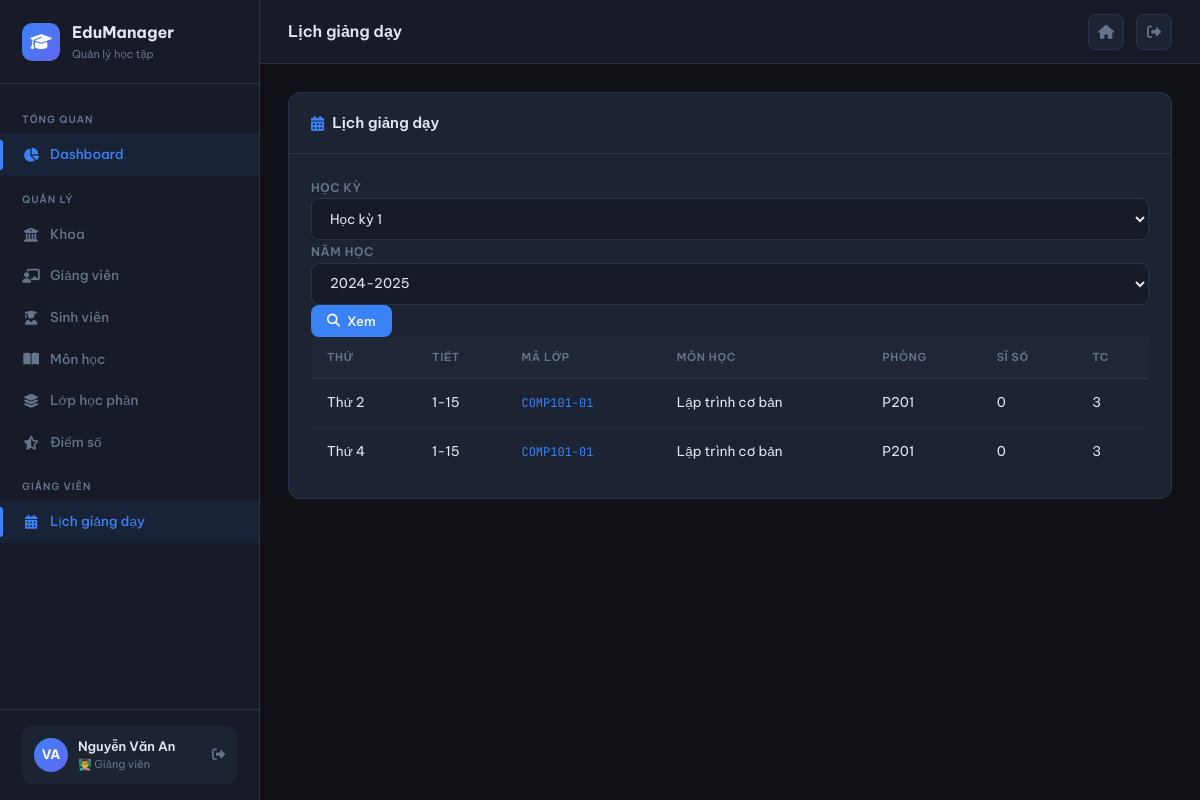
Page /thoi-khoa-bieu (signed in) on the committed database.
### tables this page shows
CREATE TABLE lop_hoc_phan (
    ma_lop     VARCHAR(20)  PRIMARY KEY,
    ma_mon     VARCHAR(10),
    ma_gv      VARCHAR(10),
    hoc_ky     VARCHAR(10)  NOT NULL,
    nam_hoc    VARCHAR(9)   NOT NULL,
    si_so_max  INT          DEFAULT 40,
    si_so_hien INT          DEFAULT 0,
    phong_hoc  VARCHAR(20),
    lich_hoc   VARCHAR(100),
    trang_thai ENUM('mo','dong','ket_thuc') DEFAULT 'mo',
    created_at TIMESTAMP    DEFAULT CURRENT_TIMESTAMP,
    FOREIGN KEY (ma_mon) REFERENCES mon_hoc(ma_mon) ON DELETE CASCADE,
    FOREIGN KEY (ma_gv)  REFERENCES giang_vien(ma_gv) ON DELETE SET NULL
);

CREATE TABLE mon_hoc (
    ma_mon         VARCHAR(10)  PRIMARY KEY,
    ten_mon        VARCHAR(150) NOT NULL,
    tin_chi        TINYINT      NOT NULL DEFAULT 3,
    ma_khoa        VARCHAR(10),
    mon_tien_quyet VARCHAR(10),
    mo_ta          TEXT,
    created_at     TIMESTAMP    DEFAULT CURRENT_TIMESTAMP,
    FOREIGN KEY (ma_khoa)        REFERENCES khoa(ma_khoa) ON DELETE SET NULL,
    FOREIGN KEY (mon_tien_quyet) REFERENCES mon_hoc(ma_mon) ON DELETE SET NULL
);

### core/Controller.php (called while the page is built, shortened)
<?php
abstract class Controller {
    protected function render(string $view, array $data = []): void {
        extract($data);
        $viewFile = BASE_PATH . "/views/{$view}.php";
        require $viewFile;
    }
    protected function view(string $view, array $data = [], string $layout = 'layout/main'): void {
        $data['content_view'] = $view;
        $this->render($layout, $data);
    }
}

### controllers/ThoiKhoaBieuController.php (called while the page is built, shortened)
<?php
require_once BASE_PATH . '/core/Controller.php';
require_once BASE_PATH . '/core/Database.php';
require_once BASE_PATH . '/models/LopHocPhanModel.php';
class ThoiKhoaBieuController extends Controller {
        public function index() {
        $role = $_SESSION['user']['role'] ?? '';
        $model = new LopHocPhanModel();
        $hoc_ky = $this->get('hoc_ky');
        $nam_hoc = $this->get('nam_hoc');
        $danhSachHK = $model->getDanhSachHocKy();
        if (empty($hoc_ky) && !empty($danhSachHK)) {
            $hoc_ky = $danhSachHK[0]['hoc_ky'];
            $nam_hoc = $danhSachHK[0]['nam_hoc'];
        }
        $tkb = [];
        $view = 'thoi_khoa_bieu/sinh_vien';
        $pageTitle = 'Thời khóa biểu';
        switch ($role) {
            case 'giang_vien':
                $ma_gv = $_SESSION['ma_gv'] ?? $_SESSION['user']['ma_gv'] ?? '';
                if (!empty($ma_gv) && !empty($hoc_ky)) {
                    $tkb = $model->getThoiKhoaBieuGiangVien($ma_gv, $hoc_ky, $nam_hoc);
                }
                $view = 'thoi_khoa_bieu/giang_vien';
                $pageTitle = 'Lịch giảng dạy';
                break;
        }
        $this->view($view, [
            'tkb' => $tkb,
            'hoc_ky' => $hoc_ky,
            'nam_hoc' => $nam_hoc,
            'danhSachHK' => $danhSachHK,
            'title' => $pageTitle,
            'pageTitle' => $pageTitle
        ]);
    }
}

### index.php (called while the page is built, shortened)
<?php
require_once __DIR__ . '/core/Database.php';
require_once __DIR__ . '/core/Model.php';
require_once __DIR__ . '/core/Controller.php';
require_once __DIR__ . '/core/Router.php';
$router = new Router();
$router->get('/auth/login',  'AuthController', 'loginForm');
$router->post('/auth/login', 'AuthController', 'login');
$router->get('/auth/logout', 'AuthController', 'logout');
$router->get('/',          'DashboardController', 'index');
$router->get('/dashboard', 'DashboardController', 'index');
$router->get('/khoa',             'KhoaController', 'index');
$router->get('/khoa/create',      'KhoaController', 'create');
$router->post('/khoa/store',      'KhoaController', 'store');
$router->get('/khoa/edit/:id',    'KhoaController', 'edit');
$router->post('/khoa/update/:id', 'KhoaController', 'update');
$router->get('/khoa/delete/:id',  'KhoaController', 'delete');
$router->get('/sinh-vien',                'SinhVienController', 'index');
$router->get('/sinh-vien/create',         'SinhVienController', 'create');
$router->post('/sinh-vien/store',         'SinhVienController', 'store');
$router->get('/sinh-vien/edit/:id',       'SinhVienController', 'edit');
$router->post('/sinh-vien/update/:id',    'SinhVienController', 'update');
$router->get('/sinh-vien/delete/:id',     'SinhVienController', 'delete');
$router->get('/sinh-vien/show/:id',       'SinhVienController', 'show');
$router->get('/giang-vien',               'GiangVienController', 'index');
$router->get('/giang-vien/create',        'GiangVienController', 'create');
$router->post('/giang-vien/store',        'GiangVienController', 'store');
$router->get('/giang-vien/edit/:id',      'GiangVienController', 'edit');
$router->post('/giang-vien/update/:id',   'GiangVienController', 'update');
$router->get('/giang-vien/delete/:id',    'GiangVienController', 'delete');
$router->get('/mon-hoc',                  'MonHocController', 'index');
$router->get('/mon-hoc/create',           'MonHocController', 'create');
$router->post('/mon-hoc/store',           'MonHocController', 'store');
$router->get('/mon-hoc/edit/:id',         'MonHocController', 'edit');
$router->post('/mon-hoc/update/:id',      'MonHocController', 'update');
$router->get('/mon-hoc/delete/:id',       'MonHocController', 'delete');
$router->get('/lop-hoc-phan',             'LopHocPhanController', 'index');
$router->get('/lop-hoc-phan/create',      'LopHocPhanController', 'create');
$router->post('/lop-hoc-phan/store',      'LopHocPhanController', 'store');
$router->get('/lop-hoc-phan/edit/:id',    'LopHocPhanController', 'edit');
$router->post('/lop-hoc-phan/update/:id', 'LopHocPhanController', 'update');
$router->get('/lop-hoc-phan/delete/:id',  'LopHocPhanController', 'delete');
$router->get('/lop-hoc-phan/sinh-vien/:maLop',       'LopHocPhanController', 'students');
$router->post('/lop-hoc-phan/sinh-vien/add/:maLop',  'LopHocPhanController', 'addStudent');
$router->get('/lop-hoc-phan/sinh-vien/remove/:id',   'LopHocPhanController', 'removeStudent');
$router->get('/diem-so',                  'DiemSoController', 'index');
$router->get('/diem-so/lop/:maLop',       'DiemSoController', 'byLop');
$router->post('/diem-so/nhap/:maLop',     'DiemSoController', 'nhap');
$router->get('/dang-ky',                  'DangKyController', 'index');
$router->get('/dang-ky/moi',              'DangKyController', 'create');
$router->post('/dang-ky/store',           'DangKyController', 'store');
$router->get('/dang-ky/huy/:id',          'DangKyController', 'delete');
$router->get('/thoi-khoa-bieu', 'ThoiKhoaBieuController', 'index');
$router->dispatch();

### core/Database.php (called while the page is built, shortened)
<?php
class Database {
    private static ?Database $instance = null;
    private PDO $pdo;
    private function __construct() {
        $dsn = sprintf(
            'mysql:host=%s;dbname=%s;charset=%s',
            DB_HOST, DB_NAME, DB_CHARSET
        );
        $options = [
            PDO::ATTR_ERRMODE            => PDO::ERRMODE_EXCEPTION,
            PDO::ATTR_DEFAULT_FETCH_MODE => PDO::FETCH_ASSOC,
            PDO::ATTR_EMULATE_PREPARES   => false,
            PDO::MYSQL_ATTR_INIT_COMMAND => "SET NAMES utf8mb4",
        ];
        try {
            $this->pdo = new PDO($dsn, DB_USER, DB_PASSWORD, $options);
        } catch (PDOException $e) {
            die(json_encode(['error' => 'Kết nối database thất bại: ' . $e->getMessage()]));
        }
    }
    public static function getInstance(): Database {
        if (self::$instance === null) {
            self::$instance = new self();
        }
        return self::$instance;
    }
    public function fetchAll(string $sql, array $params = []): array {
        $stmt = $this->pdo->prepare($sql);
        $stmt->execute($params);
        return $stmt->fetchAll();
    }
}

### models/LopHocPhanModel.php (called while the page is built, shortened)
<?php
class LopHocPhanModel extends Model {
    public function getThoiKhoaBieuGiangVien($ma_gv, $hoc_ky, $nam_hoc) {
        $sql = "SELECT
                    lh.thu, lh.tiet_bat_dau, lh.so_tiet, lh.phong_hoc,
                    lhp.ma_lop, lhp.hoc_ky, lhp.nam_hoc,
                    m.ma_mon, m.ten_mon, m.tin_chi,
                    (SELECT COUNT(*) FROM dang_ky WHERE ma_lop = lhp.ma_lop AND trang_thai = 'dang_ky') as si_so
                FROM lop_hoc_phan lhp
                JOIN lich_hoc lh ON lhp.ma_lop = lh.ma_lop
                JOIN mon_hoc m ON lhp.ma_mon = m.ma_mon
                WHERE lhp.ma_gv = ?
                    AND lhp.hoc_ky = ?
                    AND lhp.nam_hoc = ?
                    AND lhp.trang_thai != 'dong'
                ORDER BY lh.thu, lh.tiet_bat_dau";
        return $this->db->fetchAll($sql, [$ma_gv, $hoc_ky, $nam_hoc]);
    }
    public function getDanhSachHocKy() {
        $sql = "SELECT DISTINCT hoc_ky, nam_hoc FROM lop_hoc_phan
                ORDER BY nam_hoc DESC, hoc_ky DESC";
        return $this->db->fetchAll($sql);
    }
}

### core/Model.php (called while the page is built, shortened)
<?php
abstract class Model {
    public function __construct() {
        $this->db = Database::getInstance();
    }
}

### views/thoi_khoa_bieu/giang_vien.php (the view, shortened to what this page needs)
<div class="card">
    <div class="card-header">
        <span class="card-title"><i class="fas fa-calendar-alt" style="color:var(--clr-accent)"></i> <?= $pageTitle ?? 'Lịch giảng dạy' ?></span>
    </div>
    <div class="card-body">
        <form method="GET" class="row g-3 mb-4">
            <div class="col-md-4">
                <label>Học kỳ</label>
                <select name="hoc_ky" class="form-select">
                    <option value="HK1" <?= $hoc_ky == 'HK1' ? 'selected' : '' ?>>Học kỳ 1</option>
                </select>
            </div>
            <div class="col-md-4">
                <label>Năm học</label>
                <select name="nam_hoc" class="form-select">
                    <?php foreach ($danhSachHK as $hk): ?>
                    <option value="<?= $hk['nam_hoc'] ?>" <?= $nam_hoc == $hk['nam_hoc'] ? 'selected' : '' ?>>
                        <?= $hk['nam_hoc'] ?>
                    </option>
                    <?php endforeach; ?>
                </select>
            </div>
            <div class="col-md-4 d-flex align-items-end">
                <button type="submit" class="btn btn-primary"><i class="fas fa-search"></i> Xem</button>
            </div>
        </form>
        <?php if (empty($tkb)): ?>
        <div class="alert alert-info">
            <i class="fas fa-info-circle"></i> Không có lịch dạy trong học kỳ này.
        </div>
        <?php else: ?>
        <?php
        $thu_map = [2=>'Thứ 2', 3=>'Thứ 3', 4=>'Thứ 4', 5=>'Thứ 5', 6=>'Thứ 6', 7=>'Thứ 7', 8=>'CN'];
        ?>
        <div class="table-responsive">
            <table class="table table-bordered">
                <thead class="table-dark">
                    <tr>
                        <th>Thứ</th>
                        <th>Tiết</th>
                        <th>Mã lớp</th>
                        <th>Môn học</th>
                        <th>Phòng</th>
                        <th>Sĩ số</th>
                        <th>TC</th>
                    </tr>
                </thead>
                <tbody>
                    <?php foreach ($tkb as $lich): ?>
                    <tr>
                        <td><?= $thu_map[$lich['thu']] ?></td>
                        <td><?= $lich['tiet_bat_dau'] ?>-<?= $lich['tiet_bat_dau'] + $lich['so_tiet'] - 1 ?></td>
                        <td><span class="mono"><?= htmlspecialchars($lich['ma_lop']) ?></span></td>
                        <td><?= htmlspecialchars($lich['ten_mon']) ?></td>
                        <td><?= htmlspecialchars($lich['phong_hoc']) ?></td>
                        <td class="text-center"><?= $lich['si_so'] ?? 0 ?></td>
                        <td class="text-center"><?= $lich['tin_chi'] ?></td>
                    </tr>
                    <?php endforeach; ?>
                </tbody>
            </table>
        </div>
        <?php endif; ?>
    </div>
</div>

### core/Router.php (shortened to what this page needs)
<?php
class Router {
    private array $routes = [];
    public function get(string $path, string $controller, string $method): void {
        $this->routes['GET'][$path] = [$controller, $method];
    }
    public function post(string $path, string $controller, string $method): void {
        $this->routes['POST'][$path] = [$controller, $method];
    }
    public function dispatch(): void {
        $method = $_SERVER['REQUEST_METHOD'];
        $uri    = parse_url($_SERVER['REQUEST_URI'], PHP_URL_PATH);
        $basePath = parse_url(BASE_URL, PHP_URL_PATH);
        if ($basePath && str_starts_with($uri, $basePath)) {
            $uri = substr($uri, strlen($basePath));
        }
        $uri = '/' . ltrim($uri, '/');
        foreach ($this->routes[$method] ?? [] as $route => $handler) {
            $pattern = preg_replace('/\/:([^\/]+)/', '/([^/]+)', $route);
            $pattern = '#^' . $pattern . '$#';
            if (preg_match($pattern, $uri, $matches)) {
                array_shift($matches);
                [$controllerName, $action] = $handler;
                $ctrl = new $controllerName();
                $ctrl->$action(...$matches);
                return;
            }
        }
    }
}

### views/layout/main.php (style rules this page uses)
:root { --sidebar-w: 260px; --header-h: 64px; --clr-bg: #0f1117; --clr-surface:#161b27; --clr-card: #1c2333; --clr-border:#2a3347; --clr-accent:#3b82f6; --clr-accent2:#6366f1; --clr-green: #22c55e; --clr-amber: #f59e0b; --clr-red: #ef4444; --clr-text: #e2e8f0; --clr-muted: #64748b; --clr-hover: #1e2740; --font: 'Be Vietnam Pro', sans-serif; --mono: 'JetBrains Mono', monospace; --radius: 10px; --shadow: 0 4px 24px rgba(0,0,0,.4); }
*, *::before, *::after { box-sizing: border-box; margin: 0; padding: 0; }
html { scroll-behavior: smooth; }
body { font-family: var(--font); background: var(--clr-bg); color: var(--clr-text); font-size: 14px; line-height: 1.6; display: flex; min-height: 100vh; }
.card { background: var(--clr-card); border: 1px solid var(--clr-border); border-radius: 12px; overflow: hidden; }
.card-header { padding: 18px 22px; border-bottom: 1px solid var(--clr-border); display: flex; align-items: center; justify-content: space-between; }
.card-title { font-size: 15px; font-weight: 600; color: var(--clr-text); display: flex; align-items: center; gap: 8px; }
.card-body { padding: 22px; }
table { width: 100%; border-collapse: collapse; font-size: 13.5px; }
thead th { background: rgba(255,255,255,.02); padding: 12px 16px; text-align: left; font-size: 11px; font-weight: 600; color: var(--clr-muted); text-transform: uppercase; letter-spacing: .06em; border-bottom: 1px solid var(--clr-border); white-space: nowrap; }
tbody td { padding: 13px 16px; border-bottom: 1px solid rgba(255,255,255,.04); color: var(--clr-text); vertical-align: middle; }
tbody tr:last-child td { border-bottom: none; }
.mono { font-family: var(--mono); font-size: 12px; color: var(--clr-accent); }
.btn { display: inline-flex; align-items: center; gap: 7px; padding: 8px 16px; border-radius: 8px; border: none; font-size: 13px; font-weight: 500; cursor: pointer; text-decoration: none; transition: all .2s; font-family: var(--font); }
.btn-primary { background: var(--clr-accent); color: #fff; }
label { font-size: 12px; font-weight: 600; color: var(--clr-muted); text-transform: uppercase; letter-spacing: .05em; }
input, select, textarea { background: var(--clr-surface); border: 1px solid var(--clr-border); border-radius: 8px; padding: 10px 14px; color: var(--clr-text); font-size: 13.5px; font-family: var(--font); transition: border-color .2s, box-shadow .2s; width: 100%; }
select option { background: var(--clr-surface); }

### rows in the picture
lop_hoc_phan: thu "Thứ 2", tiet_bat_dau "1", so_tiet "15", ma_lop "COMP101-01", ma_mon.ten_mon "Lập trình cơ bản", phong_hoc "P201", si_so "0", ma_mon.tin_chi "3", thu "Thứ 4"

### other values in the picture
form field nam_hoc "2024-2025"
